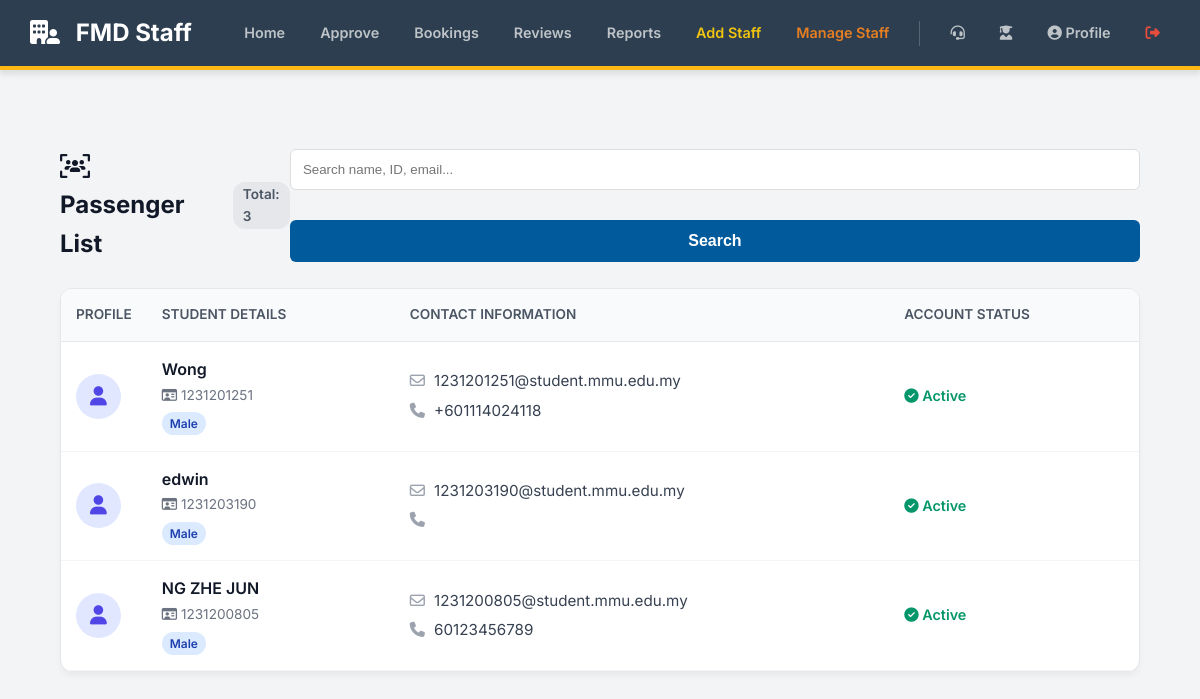
/view_passengers.php (signed in), run on the app's committed database.
### tables this page shows
CREATE TABLE `students` (
  `id` int(11) NOT NULL,
  `name` varchar(100) DEFAULT NULL,
  `student_id` varchar(50) DEFAULT NULL,
  `email` varchar(100) DEFAULT NULL,
  `password` varchar(255) DEFAULT NULL,
  `phone` varchar(20) DEFAULT NULL,
  `gender` varchar(10) DEFAULT 'Male',
  `profile_image` varchar(255) DEFAULT NULL
);

### view_passengers.php (the view, shortened to what this page needs)
<?php
require_once 'db_connect.php';
require_once 'admin_header.php';
$search = "";
$sql = "SELECT * FROM students";
$result = mysqli_query($conn, $sql);
?>
<!DOCTYPE html>
<html lang="en">
<head>
</head>
<body>
    <main class="dashboard-container">
        <div class="page-header">
            <div style="display:flex; align-items:center; gap:15px;">
                <h2 class="page-title"><i class="fa-solid fa-users-viewfinder"></i> Passenger List</h2>
                <span style="background:#e5e7eb; padding:2px 10px; border-radius:12px; font-size:0.85rem; font-weight:600; color:#4b5563;">
                    Total: <?php echo mysqli_num_rows($result); ?>
                </span>
            </div>
            <form method="GET" class="search-box">
                <input type="text" name="search" class="search-input" placeholder="Search name, ID, email..." value="<?php echo htmlspecialchars($search); ?>">
                <button type="submit" class="btn-search">Search</button>
            </form>
        </div>
        <div class="card-table">
            <div style="overflow-x: auto;">
                <table style="width: 100%;">
                    <thead>
                        <tr>
                            <th style="width: 80px;">Profile</th>
                            <th>Student Details</th>
                            <th>Contact Information</th>
                            <th>Account Status</th>
                        </tr>
                    </thead>
                    <tbody>
                        <?php if (mysqli_num_rows($result) > 0): ?>
                            <?php while($row = mysqli_fetch_assoc($result)): ?>
                                <tr>
                                    <td>
                                        <?php if (!empty($row['profile_image']) && file_exists("uploads/profile_images/" . $row['profile_image'])): ?>
                                            <img src="uploads/profile_images/<?php echo htmlspecialchars($row['profile_image']); ?>" class="profile-img" alt="Profile">
                                        <?php else: ?>
                                            <div class="profile-placeholder">
                                                <i class="fa-solid fa-user"></i>
                                            </div>
                                        <?php endif; ?>
                                    </td>
                                    <td>
                                        <div class="student-name"><?php echo htmlspecialchars($row['name']); ?></div>
                                        <div class="student-id"><i class="fa-regular fa-id-card"></i> <?php echo htmlspecialchars($row['student_id']); ?></div>
                                        <div style="margin-top:5px;">
                                            <?php
                                                $gender = ucfirst(strtolower($row['gender']));
                                                $gClass = ($gender == 'Female') ? 'gender-female' : 'gender-male';
                                            ?>
                                            <span class="gender-badge <?php echo $gClass; ?>"><?php echo $gender; ?></span>
                                        </div>
                                    </td>
                                    <td>
                                        <div><i class="fa-regular fa-envelope" style="color:#9ca3af; width:20px;"></i> <?php echo htmlspecialchars($row['email']); ?></div>
                                        <div style="margin-top:5px;"><i class="fa-solid fa-phone" style="color:#9ca3af; width:20px;"></i> <?php echo htmlspecialchars($row['phone']); ?></div>
                                    </td>
                                    <td>
                                        <span style="color:#059669; font-weight:600; font-size:0.9rem;">
                                            <i class="fa-solid fa-circle-check"></i> Active
                                        </span>
                                    </td>
                                </tr>
                            <?php endwhile; ?>
                        <?php endif; ?>
                    </tbody>
                </table>
            </div>
        </div>
    </main>
</body>
</html>

### style.css (style rules this page uses)
:root { --primary-color: #005A9C; --primary-dark: #004170; --secondary-color: #FDB813; --light-gray: #f4f4f9; --dark-gray: #333; --white-color: #ffffff; --shadow: 0 4px 6px rgba(0,0,0,0.1); }
* { margin: 0; padding: 0; box-sizing: border-box; }
body { font-family: 'Segoe UI', Tahoma, Geneva, Verdana, sans-serif; background-color: var(--light-gray); color: var(--dark-gray); line-height: 1.6; display: flex; flex-direction: column; min-height: 100vh; padding-bottom: 0; }
html { height: 100%; }
main { padding: 3rem 0; flex: 1; }
form { display: flex; flex-direction: column; text-align: left; width: 100%; }
input[type="text"], input[type="email"], input[type="password"], input[type="number"], input[type="datetime-local"], select { width: 100%; padding: 12px; margin-bottom: 20px; border-radius: 6px; border: 1px solid #ddd; transition: border 0.3s; }
button[type="submit"] { background-color: var(--primary-color); color: var(--white-color); padding: 12px 20px; border: none; border-radius: 6px; cursor: pointer; font-size: 1rem; font-weight: 700; transition: background-color 0.3s ease; width: 100%; }

### admin_header.php (style rules this page uses)
body { background-color: #f4f6f9; font-family: sans-serif; margin: 0; }
.dashboard-container { margin-top: 30px; width: 90%; margin-left: auto; margin-right: auto; }

### view_passengers.php (style rules this page uses)
body { font-family: 'Inter', sans-serif; background-color: #f3f4f6; }
.page-header { display: flex; justify-content: space-between; align-items: center; margin-bottom: 25px; }
.page-title { font-size: 1.5rem; font-weight: 700; color: #111827; margin: 0; }
.search-box { display: flex; gap: 10px; }
.search-input { padding: 10px 15px; border: 1px solid #d1d5db; border-radius: 8px; width: 250px; outline: none; transition: 0.2s; }
.btn-search { background: #1f2937; color: white; border: none; padding: 10px 20px; border-radius: 8px; cursor: pointer; font-weight: 600; }
.card-table { background: white; border-radius: 12px; box-shadow: 0 4px 6px -1px rgba(0,0,0,0.05); overflow: hidden; border: 1px solid #e5e7eb; }
table { width: 100%; border-collapse: collapse; }
th { background: #f9fafb; text-align: left; padding: 15px; font-weight: 600; color: #4b5563; font-size: 0.85rem; text-transform: uppercase; border-bottom: 1px solid #e5e7eb; }
td { padding: 15px; border-bottom: 1px solid #f3f4f6; color: #374151; font-size: 0.95rem; vertical-align: middle; }
.profile-placeholder { width: 45px; height: 45px; border-radius: 50%; background: #e0e7ff; color: #4f46e5; display: flex; align-items: center; justify-content: center; font-size: 1.2rem; }
.student-name { font-weight: 600; color: #111827; font-size: 1rem; }
.student-id { color: #6b7280; font-size: 0.85rem; margin-top: 2px; }
.gender-badge { display: inline-block; padding: 2px 8px; border-radius: 12px; font-size: 0.75rem; font-weight: 600; }
.gender-male { background: #dbeafe; color: #1e40af; }

### data on the page
students: name "Wong", student "1231201251", gender "Male", email "1231201251@student.mmu.edu.my", phone "+601114024118"
students: name "edwin", student "1231203190", gender "Male", email "1231203190@student.mmu.edu.my"
students: name "NG ZHE JUN", student "1231200805", gender "Male", email "1231200805@student.mmu.edu.my", phone "60123456789"

### other printed values
mysqli_num_rows($result) "3"
